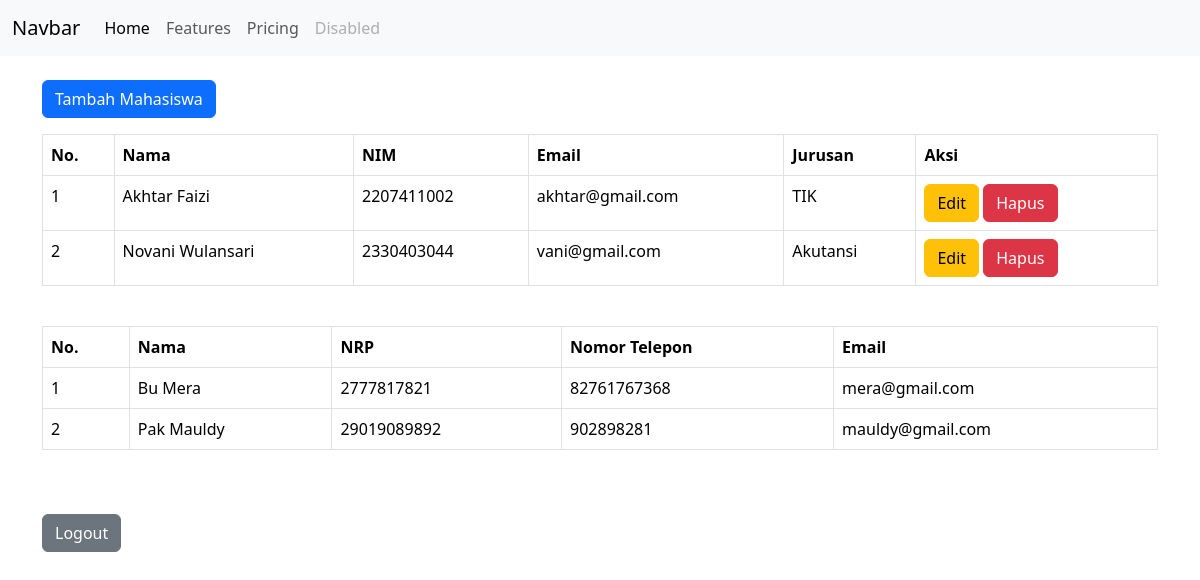
Screenshot of /index.php (signed in) with the database file from the repository.
### tables this page shows
CREATE TABLE `mahasiswa` (
  `Nama` varchar(40) NOT NULL,
  `NIM` bigint(13) NOT NULL,
  `Email` varchar(20) NOT NULL,
  `Jurusan` varchar(30) NOT NULL
);

CREATE TABLE `dosen` (
  `Nama` varchar(100) NOT NULL,
  `NRP` bigint(25) NOT NULL,
  `No_Telepon` bigint(25) NOT NULL,
  `Email` varchar(100) NOT NULL
);

### koneksi.php (called while the page is built, shortened)
<?php
$koneksi = mysqli_connect("localhost", "root", "", "pnj");
$result_mahasiswa = mysqli_query($koneksi, "SELECT * FROM mahasiswa");
$result_dosen = mysqli_query($koneksi, "SELECT * FROM dosen");

### index.php (the view, shortened to what this page needs)
<?php
include 'koneksi.php';
?>
<!DOCTYPE html>
<html lang="en">
<head>
    <link href="https://cdn.jsdelivr.net/npm/bootstrap@5.3.3/dist/css/bootstrap.min.css" rel="stylesheet">
</head>
<body>
    <nav class="navbar navbar-expand-lg bg-body-tertiary">
        <div class="container-fluid">
            <a class="navbar-brand" href="#">Navbar</a>
            <div class="collapse navbar-collapse" id="navbarNav">
                <ul class="navbar-nav">
                    <li class="nav-item">
                        <a class="nav-link active" aria-current="page" href="#">Home</a>
                    </li>
                    <li class="nav-item">
                        <a class="nav-link" href="#">Features</a>
                    </li>
                    <li class="nav-item">
                        <a class="nav-link" href="#">Pricing</a>
                    </li>
                    <li class="nav-item">
                        <a class="nav-link disabled" aria-disabled="true">Disabled</a>
                    </li>
                </ul>
            </div>
        </div>
    </nav>
    <div class="container mt-4">
        <a href="add_mahasiswa.php" class="btn btn-primary mb-3">Tambah Mahasiswa</a>
        <table class="table table-bordered">
            <thead>
                <tr>
                    <th>No.</th>
                    <th>Nama</th>
                    <th>NIM</th>
                    <th>Email</th>
                    <th>Jurusan</th>
                    <th>Aksi</th>
                </tr>
            </thead>
            <tbody>
                <?php if ($result_mahasiswa) : ?>
                    <?php $i = 1; ?>
                    <?php while ($row = mysqli_fetch_assoc($result_mahasiswa)) : ?>
                        <tr>
                            <td><?= $i; ?></td>
                            <td><?= $row["Nama"]; ?></td>
                            <td><?= $row["NIM"]; ?></td>
                            <td><?= $row["Email"]; ?></td>
                            <td><?= $row["Jurusan"]; ?></td>
                            <td>
                                <a href="edit_mahasiswa.php?nim=<?= $row['NIM']; ?>" class="btn btn-warning">Edit</a>
                                <a href="delete_mahasiswa.php?nim=<?= $row['NIM']; ?>" onclick="return confirm('Apakah Anda yakin ingin menghapus data ini?');" class="btn btn-danger">Hapus</a>
                            </td>
                        </tr>
                        <?php $i++; ?>
                    <?php endwhile; ?>
                <?php else : ?>
                    <tr>
                        <td colspan="6">Data mahasiswa tidak ditemukan.</td>
                    </tr>
                <?php endif; ?>
            </tbody>
        </table>
        <br>
        <table class="table table-bordered">
            <thead>
                <tr>
                    <th>No.</th>
                    <th>Nama</th>
                    <th>NRP</th>
                    <th>Nomor Telepon</th>
                    <th>Email</th>
                </tr>
            </thead>
            <tbody>
                <?php if ($result_dosen) : ?>
                    <?php $j = 1; ?>
                    <?php while ($row = mysqli_fetch_assoc($result_dosen)) : ?>
                        <tr>
                            <td><?= $j; ?></td>
                            <td><?= $row["Nama"]; ?></td>
                            <td><?= $row["NRP"]; ?></td>
                            <td><?= $row["No_Telepon"]; ?></td>
                            <td><?= $row["Email"]; ?></td>
                        </tr>
                        <?php $j++; ?>
                    <?php endwhile; ?>
                <?php else : ?>
                    <tr>
                        <td colspan="5">Data dosen tidak ditemukan.</td>
                    </tr>
                <?php endif; ?>
            </tbody>
        </table>
        <br><br>
        <a href="logout.php" class="btn btn-secondary">Logout</a>
    </div>
</body>
</html>

### rows the page displays
mahasiswa: Nama "Akhtar Faizi", NIM "2207411002", Email "akhtar@gmail.com", Jurusan "TIK"
mahasiswa: Nama "Novani Wulansari", NIM "2330403044", Email "vani@gmail.com", Jurusan "Akutansi"
dosen: Nama "Bu Mera", NRP "2777817821", No_Telepon "82761767368", Email "mera@gmail.com"
dosen: Nama "Pak Mauldy", NRP "29019089892", No_Telepon "902898281", Email "mauldy@gmail.com"
